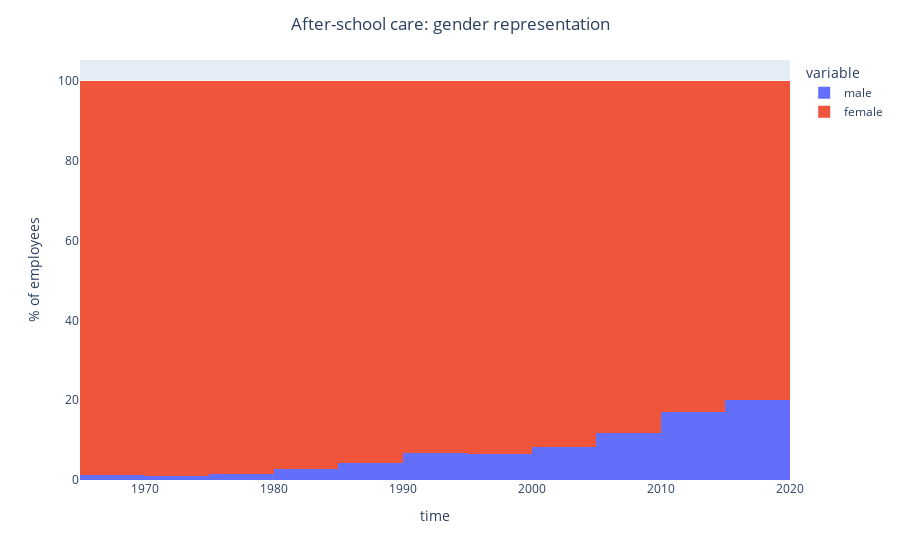

Here is the notebook cell this chart was saved with:
### Code cell
fig = px.histogram(df, x="time", y=df.columns, barnorm="percent", labels={'x':'total_bill', 'y':'count'})
fig.update_layout(
    title='After-school care: gender representation', 
    title_x=0.5,
    yaxis_title="% of employees"
)
fig.show()

### Figure 1 — Plotly figure (JSON) as saved in the notebook; plotly's stock layout.template omitted (floating-point values rounded to 4 significant figures)
{"data": [{"alignmentgroup": "True", "bingroup": "x", "histfunc": "sum", "hovertemplate": "variable=male<br>time=%{x}<br>sum of value (normalized as percent)=%{y}<extra></extra>", "legendgroup": "male", "marker": {"color": "#636efa"}, "name": "male", "offsetgroup": "male", "orientation": "v", "showlegend": true, "type": "histogram", "x": ["1966-06-30", "1967-06-30", "1968-06-30", "1969-06-30", "1970-06-30", "1971-06-30", "1972-06-30", "1973-06-30", "1974-06-30", "1975-06-30", "1976-06-30", "1977-06-30", "1978-06-30", "1979-06-30", "1980-06-30", "1981-06-30", "1982-06-30", "1983-06-30", "1984-06-30", "1985-06-30", "1986-06-30", "1987-06-30", "1988-06-30", "1989-06-30", "1990-06-30", "1991-06-30", "1992-06-30", "1993-06-30", "1994-06-30", "1995-06-30", "1996-06-30", "1997-06-30", "1998-06-30", "1999-06-30", "2000-06-30", "2001-06-30", "2002-06-30", "2003-06-30", "2004-06-30", "2005-06-30", "2006-06-30", "2007-06-30", "2008-06-30", "2009-06-30", "2010-06-30", "2011-06-30", "2012-06-30", "2013-06-30", "2014-06-30", "2015-06-30", "2016-06-30", "2017-06-30"], "xaxis": "x", "y": [1, 1, 1, 1, 1, 1, 1, 1, 1, 2, 2, 2, 2, 3, 3, 3, 4, 5, 8, 7, 11, 9, 10, 11, 13, 18, 21, 25, 25, 22, 22, 20, 25, 27, 24, 32, 34, 35, 53, 59, 66, 54, 64, 79, 107, 132, 127, 149, 163, 191, 223, 232], "yaxis": "y"}, {"alignmentgroup": "True", "bingroup": "x", "histfunc": "sum", "hovertemplate": "variable=female<br>time=%{x}<br>sum of value (normalized as percent)=%{y}<extra></extra>", "legendgroup": "female", "marker": {"color": "#EF553B"}, "name": "female", "offsetgroup": "female", "orientation": "v", "showlegend": true, "type": "histogram", "x": ["1966-06-30", "1967-06-30", "1968-06-30", "1969-06-30", "1970-06-30", "1971-06-30", "1972-06-30", "1973-06-30", "1974-06-30", "1975-06-30", "1976-06-30", "1977-06-30", "1978-06-30", "1979-06-30", "1980-06-30", "1981-06-30", "1982-06-30", "1983-06-30", "1984-06-30", "1985-06-30", "1986-06-30", "1987-06-30", "1988-06-30", "1989-06-30", "1990-06-30", "1991-06-30", "1992-06-30", "1993-06-30", "1994-06-30", "1995-06-30", "1996-06-30", "1997-06-30", "1998-06-30", "1999-06-30", "2000-06-30", "2001-06-30", "2002-06-30", "2003-06-30", "2004-06-30", "2005-06-30", "2006-06-30", "2007-06-30", "2008-06-30", "2009-06-30", "2010-06-30", "2011-06-30", "2012-06-30", "2013-06-30", "2014-06-30", "2015-06-30", "2016-06-30", "2017-06-30"], "xaxis": "x", "y": [86, 86, 87, 89, 90, 95, 105, 118, 124, 132, 144, 149, 155, 154, 157, 162, 173, 171, 181, 188, 218, 205, 221, 230, 242, 253, 289, 301, 295, 324, 324, 328, 332, 339, 348, 364, 406, 431, 434, 467, 507, 483, 481, 496, 567, 663, 654, 709, 718, 833, 842, 884], "yaxis": "y"}], "layout": {"barmode": "relative", "barnorm": "percent", "legend": {"title": {"text": "variable"}, "tracegroupgap": 0}, "margin": {"t": 60}, "title": {"text": "After-school care: gender representation", "x": 0.5}, "xaxis": {"anchor": "y", "domain": [0, 1], "title": {"text": "time"}}, "yaxis": {"anchor": "x", "domain": [0, 1], "title": {"text": "% of employees"}}}}
